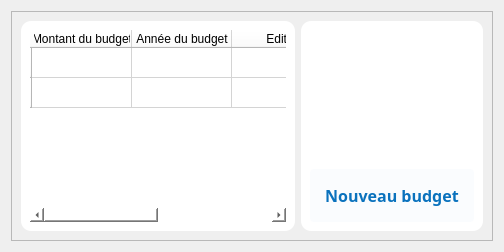
         <widget class="QWidget" name="budget">
          <layout class="QVBoxLayout" name="verticalLayout_7">
           <item>
            <widget class="QFrame" name="zonebb_2">
             <property name="frameShape">
              <enum>QFrame::StyledPanel</enum>
             </property>
             <property name="frameShadow">
              <enum>QFrame::Raised</enum>
             </property>
             <layout class="QHBoxLayout" name="horizontalLayout_10">
              <item>
               <widget class="QWidget" name="tableData_5" native="true">
                <property name="styleSheet">
                 <string notr="true">background:white;
border-radius: 10px;</string>
                </property>
                <layout class="QHBoxLayout" name="horizontalLayout_31">
                 <item>
                  <widget class="QTableWidget" name="budgetTable">
                   <row>
                    <property name="text">
                     <string/>
                    </property>
                   </row>
                   <row>
                    <property name="text">
                     <string/>
                    </property>
                   </row>
                   <column>
                    <property name="text">
                     <string>Montant du budget</string>
                    </property>
                   </column>
                   <column>
                    <property name="text">
                     <string>Année du budget</string>
                    </property>
                   </column>
                   <column>
                    <property name="text">
                     <string>Editer</string>
                    </property>
                   </column>
                   <column>
                    <property name="text">
                     <string>Suprimer</string>
                    </property>
                   </column>
                  </widget>
                 </item>
                </layout>
               </widget>
              </item>
              <item>
               <widget class="QWidget" name="actions_service_4" native="true">
                <property name="styleSheet">
                 <string notr="true">background:white;
border-radius: 10px;</string>
                </property>
                <layout class="QVBoxLayout" name="verticalLayout_25">
                 <item>
                  <widget class="QLabel" name="serviceLabel_4">
                   <property name="maximumSize">
                    <size>
                     <width>300</width>
                     <height>230</height>
                    </size>
                   </property>
                   <property name="text">
                    <string/>
                   </property>
                   <property name="pixmap">
                    <pixmap>../static/asset/svg/undraw_make_it_rain_iwk4.svg</pixmap>
                   </property>
                   <property name="scaledContents">
                    <bool>true</bool>
                   </property>
                  </widget>
                 </item>
                 <item>
                  <widget class="QPushButton" name="addBudget">
                   <property name="font">
                    <font>
                     <family>GeForce</family>
                     <pointsize>12</pointsize>
                     <weight>75</weight>
                     <bold>true</bold>
                    </font>
                   </property>
                   <property name="cursor">
                    <cursorShape>PointingHandCursor</cursorShape>
                   </property>
                   <property name="styleSheet">
                    <string notr="true">#addBudget{
	background: rgb(10, 114, 189, 0.02);
	color: rgb(10, 114, 189);
	border-radius:4px;
	padding: 15px
}

#addBudget:hover{
	background: rgb(10, 114, 189, 0.3);
	color: rgb(10, 114, 189);
	border-radius:4px
}
</string>
                   </property>
                   <property name="text">
                    <string>Nouveau budget</string>
                   </property>
                   <property name="icon">
                    <iconset>
                     <normaloff>../static/asset/icons/blue/copy.svg</normaloff>../static/asset/icons/blue/copy.svg</iconset>
                   </property>
                   <property name="iconSize">
                    <size>
                     <width>25</width>
                     <height>25</height>
                    </size>
                   </property>
                  </widget>
                 </item>
                </layout>
               </widget>
              </item>
             </layout>
            </widget>
           </item>
          </layout>
         </widget>
